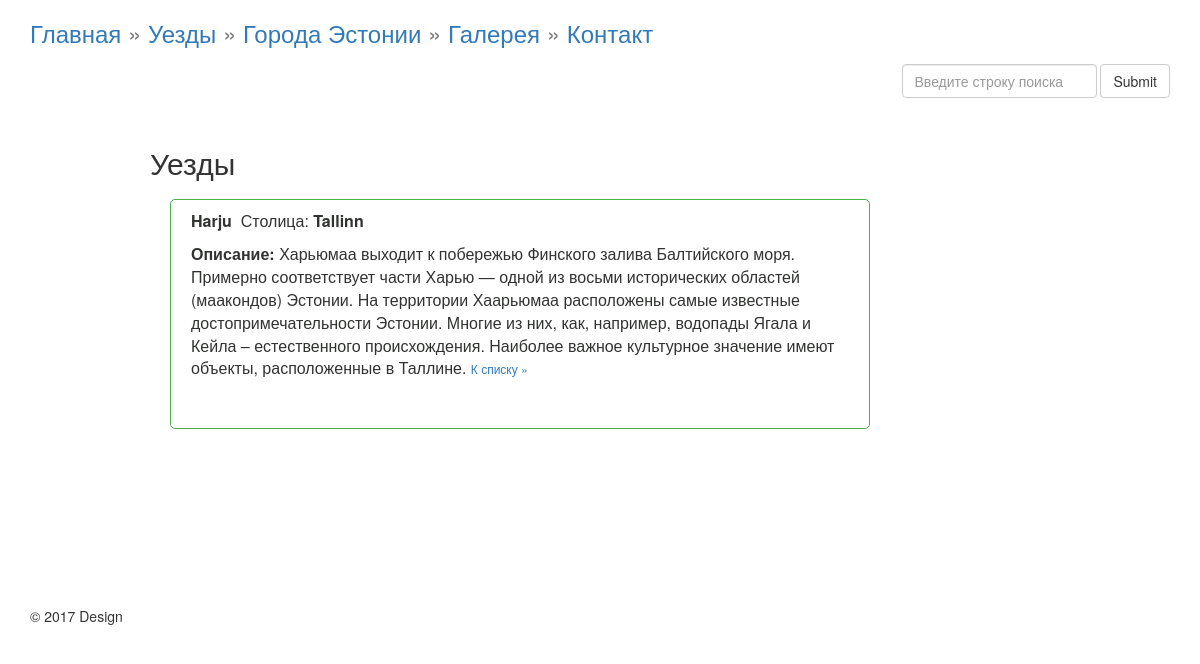
/MyMaakondBD/maakonnad?id=2, run on the app's committed database.
### tables this page shows
CREATE TABLE `maakond` (
  `id_maakond` int(4) NOT NULL,
  `name_maakond` varchar(50) NOT NULL,
  `capital` varchar(50) NOT NULL,
  `description` text NOT NULL
);

### MyMaakondBD/controller/Render.php (called while the page is built, shortened)
<?php
class RenderTemplate
{
	function render_template($path, array $args, array $args2)
	{
		extract($args);	extract($args2);
		include $path;
		$html = ob_get_clean();
		return $html;
	}
}
?>

### MyMaakondBD/controller/Controller.php (called while the page is built, shortened)
<?php
class Controller extends RenderTemplate{
	public $model;
	public function __construct()
        {
            $this->model = new Model();
        }
	public function maakond_view($id)
	{
		$maakond_one = $this->model->getMaakondOne($id);
		$html = $this->render_template('view/maakond_view.php', array('maakond_one' => $maakond_one),array());
		return $html;
	}
}
?>

### MyMaakondBD/route/routing.php (called while the page is built)
<?php
$host = explode('?', $_SERVER['REQUEST_URI'])[0];
$num=substr_count($host,'/');
$uri  = explode('/', $host)[$num];
if ($uri == '' OR $uri == 'index.php' )
{
	$controller = new Controller();
	$response = $controller->start_site();
}
elseif ($uri == 'maakonnad' && !isset($_GET["id"]))
{
	$controller = new Controller();
	$response = $controller->maakonnad_list();
}
elseif ($uri == 'maakonnad' && isset($_GET["id"]))
{
	$controller = new Controller();
	$response = $controller->maakond_view($_GET["id"]);
}
elseif ($uri == 'cities' && !isset($_GET["city"]))
{
	$controller = new Controller();
	$response = $controller->cities_list();
}
elseif ($uri == 'cities' && isset($_GET["city"]))
{
	$controller = new Controller();
	$response = $controller->show_city($_GET['city']);
}
elseif ($uri == 'gallery' )
{
	$controller = new Controller();
	$response = $controller->gallery_view();
}
elseif ($uri == 'contact' )
{
	$controller = new Controller();
	$response = $controller->contact_view();
}
elseif ($uri == 'send_contact')
{
    $controller = new Controller();
    $response = $controller->contact_send();
}
elseif ($uri == 'search' && isset ($_GET['text_search'])) {
    $controller = new Controller();
    $response = $controller->search_view($_GET['text_search']);
}
else
{
	$controller = new Controller();;
	$response = $controller->error_404();
}
?>

### MyMaakondBD/inc/db.php (called while the page is built, shortened)
<?php
class db {
	private $conn;
	private $host;
	private $user;
	private $password;
	private $baseName;
    function __construct($params=array()) {
		$this->conn = false;
		$this->host = 'localhost';
		$this->user = 'root';
		$this->password = '';
		$this->baseName = 'JPTVR15_eesti_linnad';
	}
	function connect() {
		if (!$this->conn) {
			try {
				$this->conn = new PDO('mysql:host='.$this->host.';dbname='.$this->baseName.'', $this->user, $this->password, array(PDO::MYSQL_ATTR_INIT_COMMAND => 'SET NAMES utf8'));
			}
			catch (Exception $e) {
				die('Error : ' . $e->getMessage());
			}
		}
		return $this->conn;
	}
	function disconnect() {
		if ($this->conn) {
			$this->conn = null;
		}
	}
	function getOne($query) {
		$result = $this->conn->prepare($query);
		$ret = $result->execute();
		$result->setFetchMode(PDO::FETCH_ASSOC);
		$reponse = $result->fetch();
		return $reponse;
	}
}

### MyMaakondBD/model/Model.php (called while the page is built, shortened)
<?php
class model{
	public function getMaakondOne($id){
	$sql="SELECT * FROM `maakond` WHERE `id_maakond`=".$id;
	$db = new db();
	$item = $db->getOne($sql);
	$maakond_object=new Maakond($item['id_maakond'],$item['name_maakond'],$item['capital'],$item['description'] );
		return $maakond_object;
	}
}
?>

### MyMaakondBD/model/maakondModel.php (called while the page is built, shortened)
<?php
class Maakond{
public function __construct($id_maakond, $name_maakond, $capital,$description )
    {
	    $this->capital = $capital;
	    $this->description = $description;
    }
}
?>

### MyMaakondBD/view/maakond_view.php (the view, shortened to what this page needs)
<h2> Уезды</h2><article>
	<?php
            echo '<p><b><span style="font-size:16px;">'.$maakond_one->name_maakond.'</span></b>&nbsp; ';
            echo 'Столица: <b>'.$maakond_one->capital.'</b></p>';
            echo '<p><b>Описание: </b>'.$maakond_one->description;
            echo ' <span style="font-size:12px;"><a href="maakonnad">К списку  &#187 </a></span></p>';
	?>
</article>
<?php include "view/templates/layout.php"; ?>

### MyMaakondBD/public/css/mystyle.css (style rules this page uses)
article { border: 1px solid #4caf50; border-radius: 5px; padding: 10px 20px; margin: 20px; color: #313331; min-height:230px; width:700px; }
article p { font-size:16px; }

### data on the page
maakond: capital "Tallinn", description "Харьюмаа выходит к побережью Финского залива Балтийского моря. Примерно соответствует части Харью — одной из восьми исторических областей (маакондов) Эстонии. На территории Хаарьюмаа расположены самые известные достопримечательности Эстонии. Многие из них, как, например, водопады Ягала и Кейла – естественного происхождения. Наиболее важное культурное значение имеют объекты, расположенные в Таллине."

### other printed values
$maakond_one->name_maakond "Harju"
